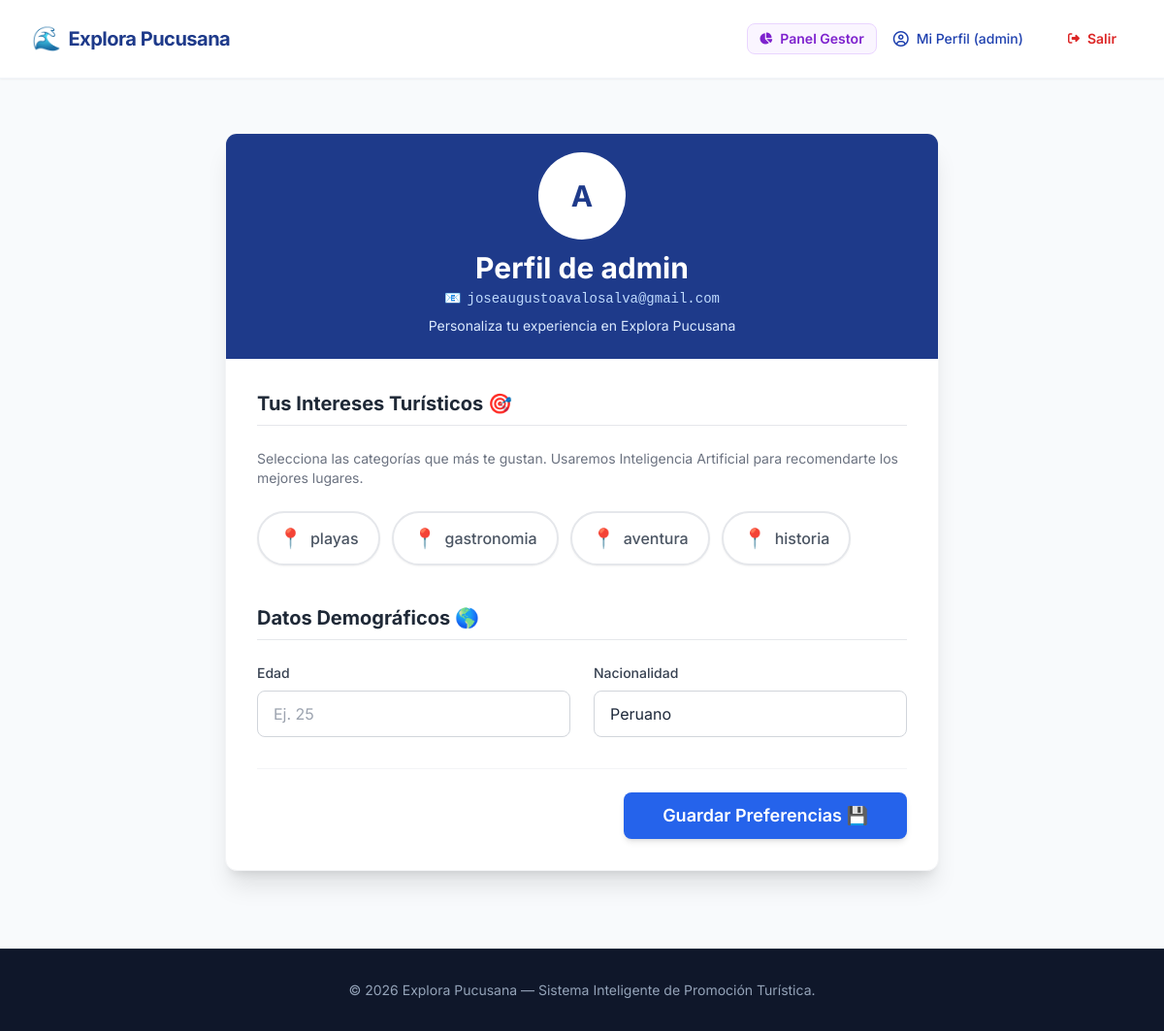
The app's page /perfil/ (signed in) with its own data.
### turismo/models.py (models this page shows, shortened)
class Categoria(models.Model):
    nombre = models.CharField(max_length=100)
    icono = models.CharField(max_length=50, default="📍", help_text="Emoji o clase de icono")

class PerfilUsuario(models.Model):
    usuario = models.OneToOneField(User, on_delete=models.CASCADE, related_name="perfilusuario")
    intereses = models.ManyToManyField(Categoria, blank=True, related_name="interesados")
    edad = models.PositiveIntegerField(null=True, blank=True)
    nacionalidad = models.CharField(max_length=100, default="Peruano")

### turismo/views.py (the view, shortened to what this page needs)
# urls.py: path('perfil/', views.perfil, name='perfil'),
@login_required
def perfil(request):
    perfil_obj, _ = PerfilUsuario.objects.get_or_create(usuario=request.user)
    todas_categorias = Categoria.objects.all()
    contexto = {
        'perfil': perfil_obj,
        'categorias': todas_categorias,
        'intereses_actuales': perfil_obj.intereses.values_list('id', flat=True)
    }
    return render(request, 'perfil.html', contexto)

### turismo/context_processors.py (called while the page is built, shortened)
def alerta_perfil(request):
    if request.path.startswith('/dashboard/') or request.path.startswith('/admin/'):
        return {'mostrar_alerta_perfil': False}
    mostrar = False
    return {'mostrar_alerta_perfil': mostrar}

### turismo/templates/perfil.html (shortened to what this page needs)
{% extends 'base.html' %}
{% block content %}
<div class="container mx-auto mt-10 p-4 max-w-3xl">
    <div class="bg-white rounded-xl shadow-xl overflow-hidden border border-gray-100">
        <div class="bg-blue-900 p-6 text-white text-center">
            <div class="avatar placeholder mb-4">
              <div class="bg-white text-blue-900 rounded-full w-20 ring ring-white ring-offset-base-100 ring-offset-2">
                <span class="text-3xl font-bold">{{ user.username|make_list|first|upper }}</span>
              </div>
            </div>
            <h2 class="text-3xl font-bold">Perfil de {{ user.username }}</h2>
            {% if user.email %}
            <p class="text-blue-200 text-sm mt-1 flex items-center justify-center gap-1.5 font-mono">
                📧 <span>{{ user.email }}</span>
            </p>
            {% else %}
            <p class="text-amber-300 text-xs mt-1 italic">⚠️ Correo no registrado</p>
            {% endif %}
            <p class="text-blue-100 mt-2 text-sm">Personaliza tu experiencia en Explora Pucusana</p>
        </div>
        <form method="POST" class="p-8">
            <h3 class="text-xl font-bold text-gray-800 border-b pb-2 mb-6">Tus Intereses Turísticos 🎯</h3>
            <p class="text-gray-500 mb-6 text-sm">Selecciona las categorías que más te gustan. Usaremos Inteligencia Artificial para recomendarte los mejores lugares.</p>
            <div class="flex flex-wrap gap-3 mb-10">
                {% for cat in categorias %}
                <label class="cursor-pointer relative">
                    <div class="px-5 py-3 rounded-full border-2 border-gray-200 bg-white text-gray-600 font-medium transition-all duration-200 peer-checked:border-blue-600 peer-checked:bg-blue-50 peer-checked:text-blue-800 hover:border-blue-300 shadow-sm flex items-center gap-2 select-none">
                        <span class="text-xl">{{ cat.icono }}</span>
                        <span>{{ cat.nombre }}</span>
                    </div>
                </label>
                {% endfor %}
            </div>
            <h3 class="text-xl font-bold text-gray-800 border-b pb-2 mb-6">Datos Demográficos 🌎</h3>
            <div class="grid grid-cols-1 md:grid-cols-2 gap-6 mb-8">
                <div>
                    <label class="block text-sm font-medium text-gray-700 mb-2">Edad</label>
                    <input type="number" name="edad" value="{{ perfil.edad|default_if_none:'' }}" placeholder="Ej. 25" class="input input-bordered w-full border-gray-300 focus:border-blue-500 focus:ring-blue-500">
                </div>
                <div>
                    <label class="block text-sm font-medium text-gray-700 mb-2">Nacionalidad</label>
                    <input type="text" name="nacionalidad" value="{{ perfil.nacionalidad|default_if_none:'Peruano' }}" class="input input-bordered w-full border-gray-300 focus:border-blue-500 focus:ring-blue-500">
                </div>
            </div>
            <div class="flex justify-end mt-8 pt-6 border-t border-gray-100">
                <button type="submit" class="btn btn-primary bg-blue-600 hover:bg-blue-700 text-white border-none w-full sm:w-auto px-10 text-lg shadow-md">
                    Guardar Preferencias 💾
                </button>
            </div>
        </form>
    </div>
</div>
{% endblock %}

### turismo/templates/base.html (shortened to what this page needs)
<!DOCTYPE html>
<html lang="es" data-theme="light">
<head>
    <script src="https://cdn.tailwindcss.com"></script>
    <link href="https://cdn.jsdelivr.net/npm/daisyui@4.4.19/dist/full.min.css" rel="stylesheet" type="text/css" />
    <link rel="stylesheet" href="https://cdnjs.cloudflare.com/ajax/libs/font-awesome/6.4.0/css/all.min.css">
    <link rel="stylesheet" href="https://unpkg.com/leaflet@1.9.4/dist/leaflet.css" />
</head>
<body class="bg-slate-50 text-slate-800 flex flex-col min-h-screen">
    <header class="sticky top-0 z-40 bg-white/90 backdrop-blur-md border-b border-slate-100 shadow-sm">
      <div class="navbar max-w-7xl mx-auto px-4">
        <div class="flex-1">
          <a href="{% url 'index' %}" class="btn btn-ghost text-xl font-bold text-blue-900 tracking-tight gap-2 hover:bg-slate-100/50">
            <span class="text-2xl">🌊</span> Explora Pucusana
          </a>
        </div>
        <div class="flex-none">
          <ul class="menu menu-horizontal px-1 items-center gap-1">
              {% if user.is_authenticated %}
                {% if user.is_staff %}
                  <li>
                      <a href="{% url 'dashboard_municipal' %}" class="btn btn-sm btn-ghost font-semibold text-purple-700 bg-purple-50 hover:bg-purple-100 border border-purple-200">
                          <i class="fa-solid fa-chart-pie text-xs"></i> Panel Gestor
                      </a>
                  </li>
                {% endif %}
                  <li>
                    <a href="{% url 'perfil' %}" class="btn btn-sm btn-ghost font-medium text-blue-800 hover:bg-blue-50">
                      <i class="fa-regular fa-circle-user text-base"></i> Mi Perfil ({{ user.username }})
                    </a>
                  </li>
                  <li>
                      <form method="POST" action="{% url 'logout' %}" class="inline">
                          <button type="submit" class="btn btn-sm btn-ghost text-red-600 hover:bg-red-50 hover:text-red-700">
                            <i class="fa-solid fa-right-from-bracket text-xs"></i> Salir
                          </button>
                      </form>
                  </li>
              {% endif %}
          </ul>
        </div>
      </div>
    </header>
    <main class="flex-grow">
        {% block content %}
        {% endblock %}
    </main>
    <footer class="bg-slate-900 text-slate-400 py-8 border-t border-slate-800 mt-16">
      <div class="max-w-7xl mx-auto px-4 text-center text-sm">
        <p>© {% now "Y" %} Explora Pucusana — Sistema Inteligente de Promoción Turística.</p>
      </div>
    </footer>
</body>
</html>

### turismo/templates/base.html (style rules this page uses)
body { font-family: 'Inter', sans-serif; }

### records on screen
Categoria: icono "📍", nombre "playas"
Categoria: icono "📍", nombre "gastronomia"
Categoria: icono "📍", nombre "aventura"
Categoria: icono "📍", nombre "historia"
PerfilUsuario: nacionalidad "Peruano"

### other values on screen
{{ user.username }} "admin"
{{ user.username|make_list|first|upper }} "A"
{{ user.email }} "joseaugustoavalosalva@gmail.com"
